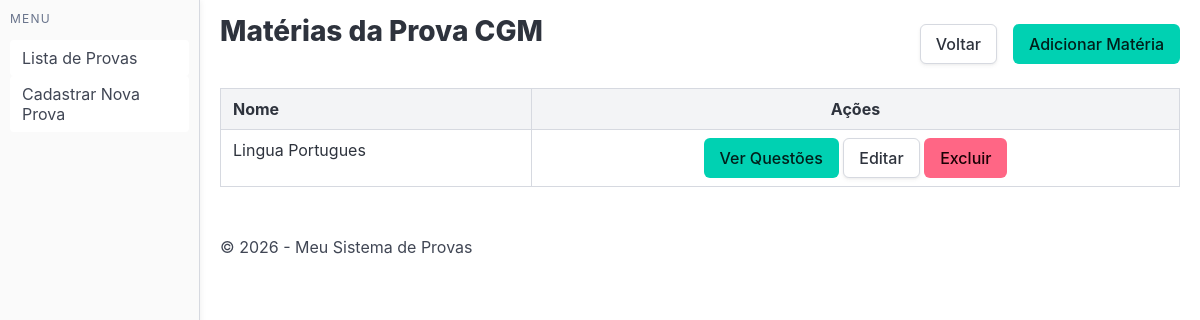
Page /provas/ver_materias/2 on the earlier database version.
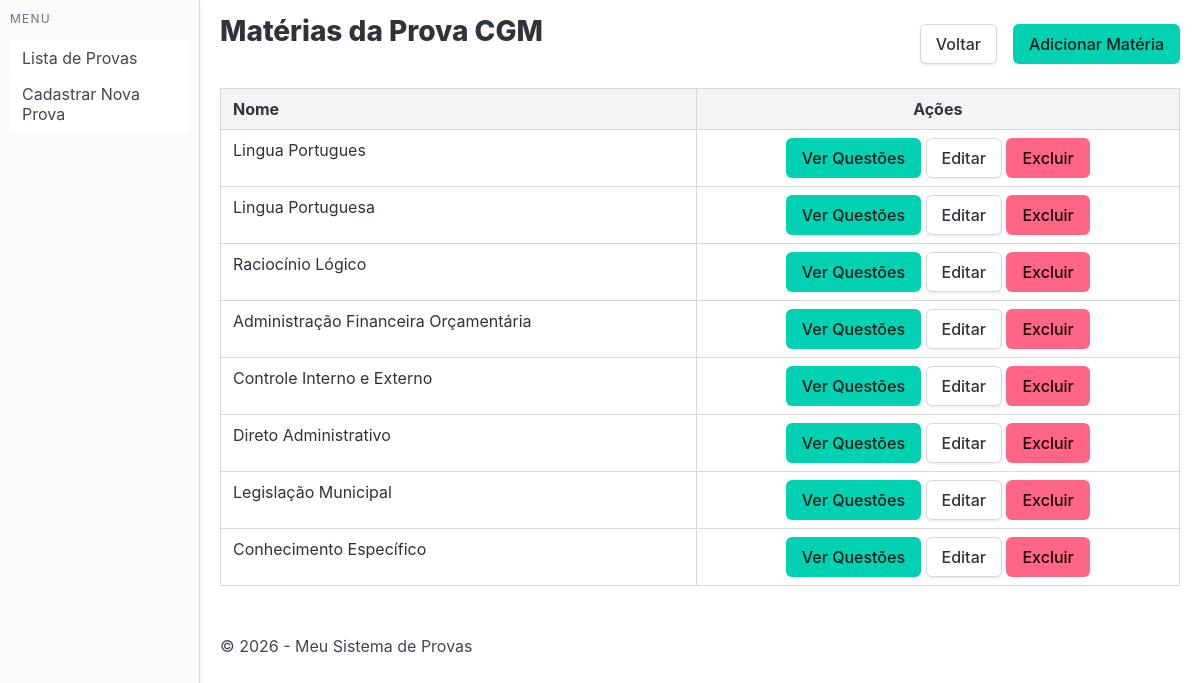
Same page on the later database version.
### core/models.py (models this page shows)
class Materia(models.Model):
    id = models.BigAutoField(primary_key=True)
    nome = models.CharField(max_length=100)
    prova_fk = models.ForeignKey(Prova, on_delete=models.CASCADE)
    class Meta:
        db_table = 'materia'

### core/views.py (the view)
# urls.py: path('provas/ver_materias/<int:provaId>', verMateria),
def verMateria(request, provaId):
    prova = Prova.objects.filter(id=provaId).first()
    materias = Materia.objects.filter(prova_fk=provaId).all()
    return render(request, 'core/ver_materia.html', {
        "prova": prova,
        "materias": materias
    })

### core/templates/core/ver_materia.html
{% extends "core/base.html" %}
{% block content %}
<div class="is-flex is-justify-content-space-between mb-4 is-align-items-center">
    <h2 class="title">Matérias da Prova  {{ prova.nome }} </h2>
    <div class="is-flex is-gap-2">
        <a class="button is-default" href="/provas/ver/{{ prova.id }}">Voltar</a>
        <a class="button is-primary" href="/provas/criar-materia/{{ prova.id }}">Adicionar Matéria</a>
    </div>
</div>
<table class="table is-bordered is-fullwidth">
    <thead>
        <tr>
            <th class="is-light">Nome</th>
            <th class="is-light has-text-centered">Ações</th>
        </tr>
    </thead>
    <tbody>
        {% for materia in materias %}
        <tr>
            <td> {{ materia.nome }} </td>
            <td class="has-text-centered">
                <a href="/provas/ver_questoes/{{ materia.id }}" class="button is-primary">Ver Questões</a>
                <a href="/provas/editar_materia/{{ materia.id }}" class="button is-default">Editar</a>
                <a href="/provas/excluir_materia/{{ materia.id }}" class="button is-danger">Excluir</a>
            </td>
        </tr>
        {% endfor %}
    </tbody>
</table>
{% endblock %}

Differences in the rows shown:
added Materia: nome "Lingua Portuguesa"
added Materia: nome "Raciocínio Lógico"
added Materia: nome "Administração Financeira Orçamentária"
added Materia: nome "Controle Interno e Externo"
added Materia: nome "Direto Administrativo"
added Materia: nome "Legislação Municipal"
added Materia: nome "Conhecimento Específico"
